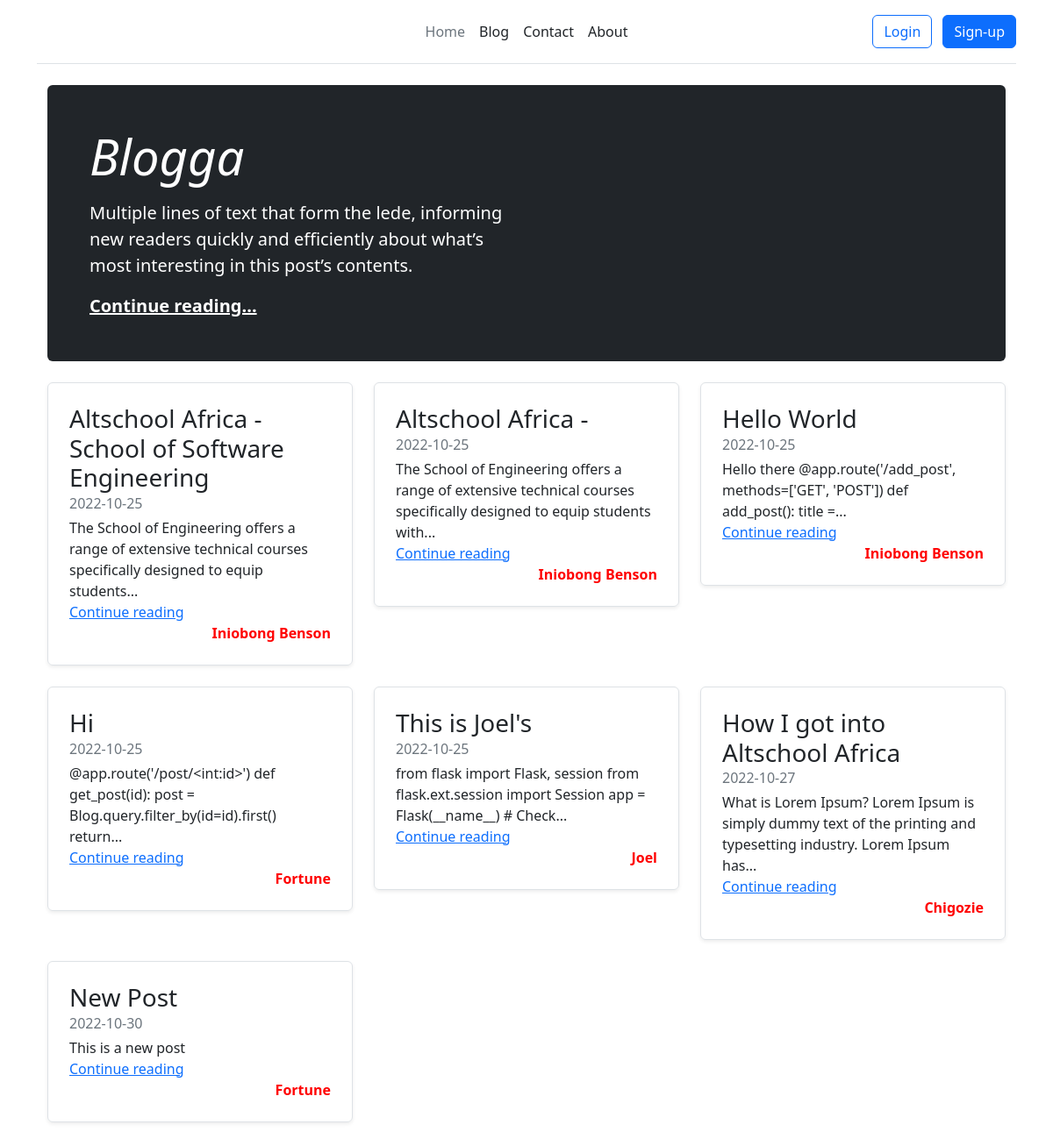
The page / on the database its author committed.
### app.py (models this page shows, shortened)
class Blog(db.Model):
    __tablename__ = "Blog"
    id = db.Column(db.Integer, primary_key=True)
    title = db.Column(db.String, unique=True, nullable=False)
    content = db.Column(db.Text, nullable=False)
    date_published = db.Column(db.DateTime)
    author = db.Column(db.String, default="Iniobong Benson")

### app.py (the view)
@app.route('/')
def index():
    posts = Blog.query.all()
    print(session)
    return render_template('index.html', posts=posts)

### templates/index.html
{% extends 'base.html' %}
{% block content %}
  <main class="container">
    <div class="p-4 p-md-5 mb-4 rounded text-bg-dark">
      <div class="col-md-6 px-0">
        <h1 class="display-4 fst-italic">Blogga</h1>
        <p class="lead my-3">Multiple lines of text that form the lede, informing new readers quickly and efficiently about what’s most interesting in this post’s contents.</p>
        <p class="lead mb-0"><a href="#" class="text-white fw-bold">Continue reading...</a></p>
      </div>
    </div>
    <div class="row mb-2">
        {% for post in posts %}
      <div class="col-md-4 post">
        <div class="row g-0 border rounded overflow-hidden flex-md-row mb-4 shadow-sm h-md-250 position-relative">
          <div class="col p-4 d-flex flex-column position-static">
            <h3 class="mb-0">{{post.title}}</h3>
            <div class="mb-1 text-muted">{{post.date_published.strftime('%Y-%m-%d')}}</div>
            <p class="card-text mb-auto">{{post.content |truncate(120)}}</p>
            <a href="/post/{{post.id}}" class="stretched-link">Continue reading</a>
            <strong class="author">{{post.author}}</strong>
          </div>
        </div>
      </div>
{% endfor %}
{% endblock content %}

### templates/base.html (shortened to what this page needs)
<!DOCTYPE html>
<html lang="en">
<head>
<link href="https://cdn.jsdelivr.net/npm/bootstrap@5.2.2/dist/css/bootstrap.min.css" rel="stylesheet">
<link rel= "stylesheet" type= "text/css" href= "{{ url_for('static',filename='styles/main.css') }}">
</head>
<div class="container">
    <header class="d-flex flex-wrap align-items-center justify-content-center justify-content-md-between py-3 mb-4 border-bottom">
      <a href="/" class="d-flex align-items-center col-md-3 mb-2 mb-md-0 text-dark text-decoration-none">
        <svg class="bi me-2" width="40" height="32" role="img" aria-label="Bootstrap"><use xlink:href="#bootstrap"/></svg>
      </a>
      <ul class="nav col-12 col-md-auto mb-2 justify-content-center mb-md-0">
        <li><a href="{{url_for('index')}}" class="nav-link px-2 link-secondary">Home</a></li>
        <li><a href="{{url_for('blog')}}" class="nav-link px-2 link-dark">Blog</a></li>
        <li><a href="{{url_for('contact')}}" class="nav-link px-2 link-dark">Contact</a></li>
        <li><a href="{{url_for('about')}}" class="nav-link px-2 link-dark">About</a></li>
      </ul>
      <div class="col-md-3 text-end">
        {% if current_user.is_authenticated %}
        <a href="{{url_for('logout')}}"><button type="button" class="btn btn-outline-danger me-2">Logout</button></a>
        {% else %}
        <a href="{{url_for('login')}}"><button type="button" class="btn btn-outline-primary me-2">Login</button></a>
        <a href="{{url_for('signup')}}"><button type="button" class="btn btn-primary">Sign-up</button></a>
        {% endif %}
      </div>
    </header>
  </div>
<body>
    <div class="container">
    {% block content %}
    {% endblock content %}
    </div>
</body>
</html>

### static/styles/main.css (style rules this page uses)
html, body { box-sizing: border-box; }
.author { color: red; text-align: right; }

### rows shown on the page
Blog: title "Altschool Africa - School of Software Engineering", date_published "2022-10-25", content "The School of Engineering offers a range of extensive technical courses specifically designed to equip students...", author "Iniobong Benson"
Blog: title "Altschool Africa -", date_published "2022-10-25", content "The School of Engineering offers a range of extensive technical courses specifically designed to equip students with...", author "Iniobong Benson"
Blog: title "Hello World", date_published "2022-10-25", content "Hello there @app.route('/add_post', methods=['GET', 'POST']) def add_post(): title =...", author "Iniobong Benson"
Blog: title "Hi", date_published "2022-10-25", content "@app.route('/post/<int:id>') def get_post(id): post = Blog.query.filter_by(id=id).first() return...", author "Fortune"
Blog: title "This is Joel's", date_published "2022-10-25", content "from flask import Flask, session from flask.ext.session import Session app = Flask(__name__) # Check...", author "Joel"
Blog: title "How I got into Altschool Africa", date_published "2022-10-27", content "What is Lorem Ipsum? Lorem Ipsum is simply dummy text of the printing and typesetting industry. Lorem Ipsum has...", author "Chigozie"
Blog: title "New Post", date_published "2022-10-30", content "This is a new post", author "Fortune"
